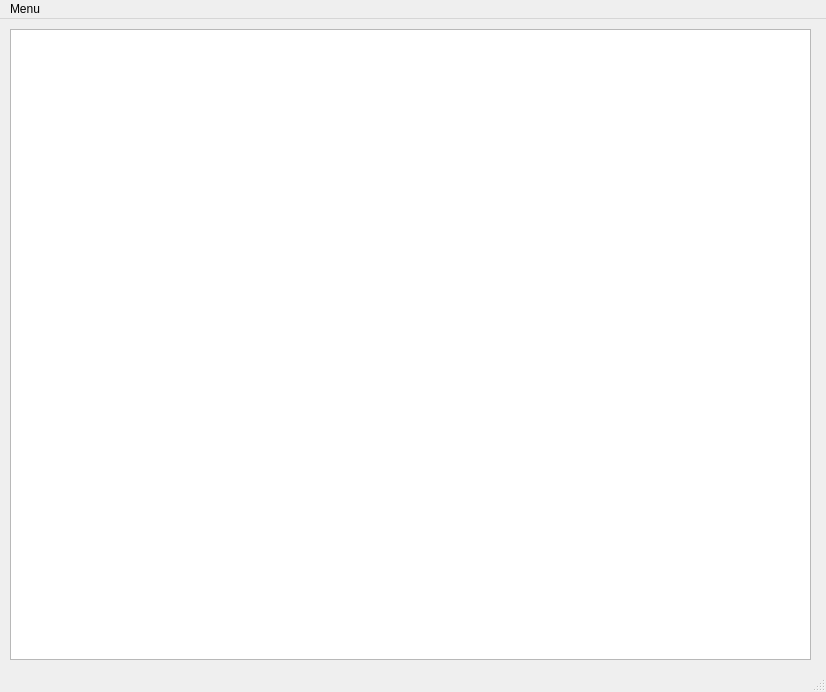
<?xml version="1.0" encoding="UTF-8"?>
<ui version="4.0">
 <class>ReferenceInterface</class>
 <widget class="QMainWindow" name="ReferenceInterface">
  <property name="geometry">
   <rect>
    <x>0</x>
    <y>0</y>
    <width>826</width>
    <height>692</height>
   </rect>
  </property>
  <property name="windowTitle">
   <string>ReferenceInterface</string>
  </property>
  <widget class="QWidget" name="centralwidget">
   <widget class="QTextEdit" name="Affichage">
    <property name="geometry">
     <rect>
      <x>10</x>
      <y>10</y>
      <width>801</width>
      <height>631</height>
     </rect>
    </property>
   </widget>
  </widget>
  <widget class="QMenuBar" name="menubar">
   <property name="geometry">
    <rect>
     <x>0</x>
     <y>0</y>
     <width>826</width>
     <height>21</height>
    </rect>
   </property>
   <widget class="QMenu" name="menuMenu">
    <property name="title">
     <string>Menu</string>
    </property>
    <widget class="QMenu" name="menuAjouter_une_r_f_rence">
     <property name="title">
      <string>Ajouter une référence</string>
     </property>
     <addaction name="actionOuvrage"/>
     <addaction name="actionJournal"/>
    </widget>
    <addaction name="separator"/>
    <addaction name="menuAjouter_une_r_f_rence"/>
    <addaction name="actionSupprimer_une_r_f_rence"/>
    <addaction name="actionQuitter"/>
   </widget>
   <addaction name="menuMenu"/>
  </widget>
  <widget class="QStatusBar" name="statusbar"/>
  <action name="actionSupprimer_une_r_f_rence">
   <property name="text">
    <string>Supprimer une référence</string>
   </property>
  </action>
  <action name="actionQuitter">
   <property name="text">
    <string>Quitter</string>
   </property>
  </action>
  <action name="actionOuvrage">
   <property name="text">
    <string>Ouvrage</string>
   </property>
  </action>
  <action name="actionJournal">
   <property name="text">
    <string>Journal</string>
   </property>
  </action>
 </widget>
 <resources/>
 <connections>
  <connection>
   <sender>actionQuitter</sender>
   <signal>triggered()</signal>
   <receiver>ReferenceInterface</receiver>
   <slot>close()</slot>
   <hints>
    <hint type="sourcelabel">
     <x>-1</x>
     <y>-1</y>
    </hint>
    <hint type="destinationlabel">
     <x>408</x>
     <y>397</y>
    </hint>
   </hints>
  </connection>
  <connection>
   <sender>actionOuvrage</sender>
   <signal>triggered()</signal>
   <receiver>ReferenceInterface</receiver>
   <slot>dialogOuvrage()</slot>
   <hints>
    <hint type="sourcelabel">
     <x>-1</x>
     <y>-1</y>
    </hint>
    <hint type="destinationlabel">
     <x>408</x>
     <y>397</y>
    </hint>
   </hints>
  </connection>
  <connection>
   <sender>actionJournal</sender>
   <signal>triggered()</signal>
   <receiver>ReferenceInterface</receiver>
   <slot>dialogJournal()</slot>
   <hints>
    <hint type="sourcelabel">
     <x>-1</x>
     <y>-1</y>
    </hint>
    <hint type="destinationlabel">
     <x>408</x>
     <y>397</y>
    </hint>
   </hints>
  </connection>
  <connection>
   <sender>actionSupprimer_une_r_f_rence</sender>
   <signal>triggered()</signal>
   <receiver>ReferenceInterface</receiver>
   <slot>dialogSuppression()</slot>
   <hints>
    <hint type="sourcelabel">
     <x>-1</x>
     <y>-1</y>
    </hint>
    <hint type="destinationlabel">
     <x>408</x>
     <y>397</y>
    </hint>
   </hints>
  </connection>
 </connections>
 <slots>
  <slot>dialogOuvrage()</slot>
  <slot>dialogJournal()</slot>
  <slot>dialogSuppression()</slot>
 </slots>
</ui>
